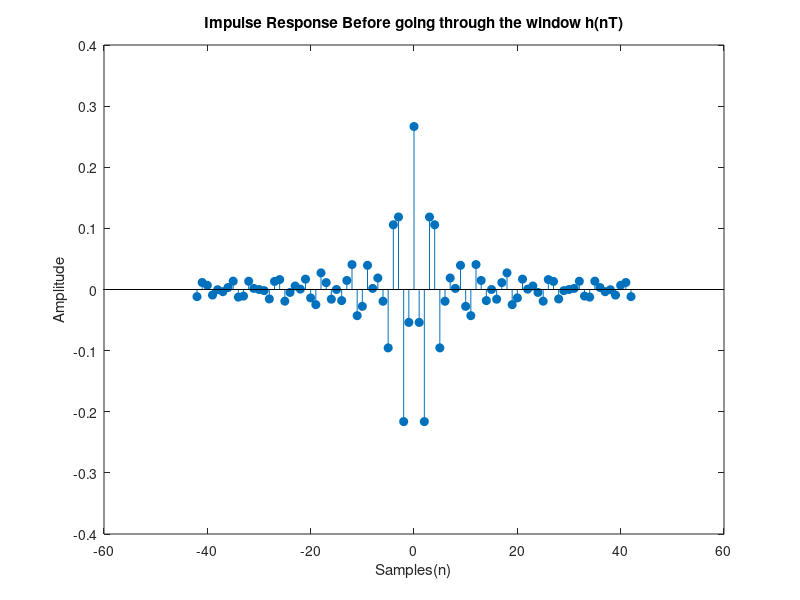
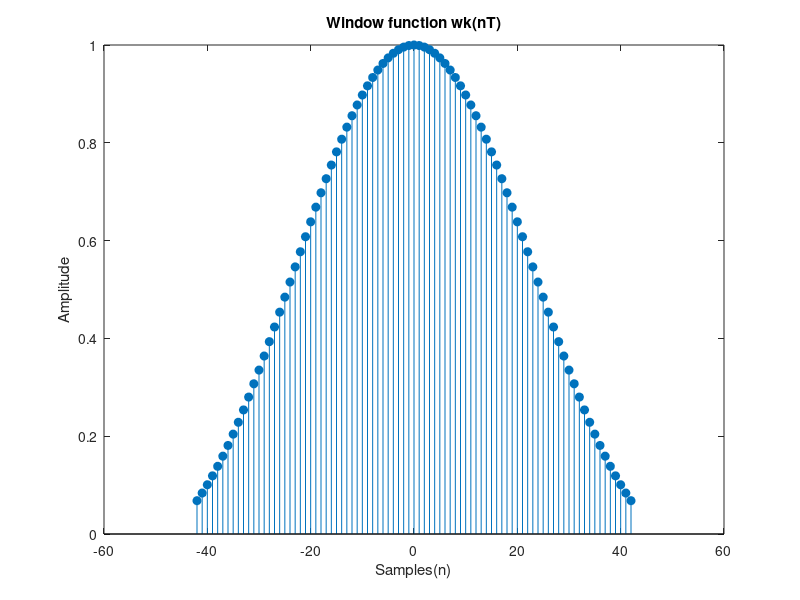

These charts were generated, in order, by the following MATLAB code: (Note: this script raises an error after producing the figures.)
%H.L.S.H Jayasundara
%160243D

close all;
clear all;
%% Specifications
A = 2;
B = 4;
C = 3;

TAp = 0.05+(0.01*A); %Maximum passband ripple
TAa = 40+B; %Minimum stopband Attenuation
wp1 = (C*100)+400; %Lower passband edge
wp2 = (C*100)+700; %Upper passband edge
wa1 = (C*100)+250; %Lower stopband edge
wa2 = (C*100)+800; %Upper stopband edge
ws = 2*((C*100)+ 1200); %Sampling frequency

deltaP = (10^(0.05*TAp)-1)/(10^(0.05*TAp)+1); 
deltaA = 10^(-0.05*TAa);
delta = min(deltaP,deltaA);
Bt = min((wp1-wa1),(wa2-wp2));
wc1 = wp1 - Bt/2;  %Lower cutoff
wc2 = wp2 + Bt/2;  %Upper cutoff

%% Actual Attenuation
Aa = -20*log10(delta);
Ap = 20*log10((delta+1)/(1-delta));

%% Calculating Alpha
if Aa <= 21
    Alpha = 0;
elseif (21 < Aa)&& (Aa<=50)
    Alpha = 0.5842*(Aa-21)^0.4 + 0.07886*(Aa-21);
else
    Alpha = 0.1102*(Aa-8.7);
end

%% Calculating D
if Aa <= 21
    D = 0.9222;
else
    D = (Aa - 7.95)/14.36 ;
end

%% Finding N
N = ceil(((ws*D)/Bt) + 1);
if rem(N,2)==0
    N = N+1;
end

%% Impulse Response
nlim = (N-1)/2;
T = (2*pi)/ws;
n = (1 : nlim);
hn = (sin(wc2*T*n)- sin(wc1*T*n))./(n*pi);
hn_0 = 2*(wc2-wc1)/ws;
hn = cat(2,fliplr(hn),hn_0,hn);

figure;
stem((-nlim:nlim), hn,'fill');
title('Impulse Response Before going through the window h(nT)');
xlabel('Samples(n)');
ylabel('Amplitude');


%% Window Generation
n = -(N-1)/2:1:(N-1)/2; % length of the filter
beta = Alpha*sqrt(1-(2*n/(N-1)).^2);
lim = 100;
Ialpha = 1;
for k=1:lim
    temp = ((1./factorial(k))*(Alpha/2).^k).^2;
    Ialpha = Ialpha+temp;
end
Ibeta = 1;
for k=1:lim
    temp = ((1./factorial(k))*(beta/2).^k).^2;
    Ibeta = Ibeta+temp;
end
wkn = Ibeta/Ialpha;
figure;
stem(n,wkn,'fill');
title('Window function wk(nT)');
xlabel('Samples(n)');
ylabel('Amplitude');%% Magnitude response of the filter

%% Filter

hFilter = hn.*wkn;
[h,f] = freqz(hFilter);
fvtool(hFilter);  

%% Magnitude response of the filter in the passband

h = 20*log10(abs(h));
w = f/T;
figure
s = round(length(w)/(ws/2)*wc1);
f = round((length(w)/(ws/2)*wc2));
wpass = w(s:f);  %frequencies in passband
hpass = h(s:f);  %magnitude response in passband
plot(wpass,hpass)
axis([-inf, inf, -0.1, 0.1]);
xlabel('Frequency (rad/s)')
ylabel('Magnitude (dB)')
title('Passband - Frequency Domain');

%% Filtering Signals
w1 = wc1/2;
w2 = (wc1+wc2)/2;
w3 = (ws/2 + wc2)/2;
n1 = 1:(1025 - N);
w = [w1 w2 w3];
xin = 0;
for w0=1:length(w)
   xin = xin + sin(w(w0).*n1.*T); %creating input signal
end
f1 = (1:1024)/1024*ws-ws/2;

Xjw = fft(xin,1024); %Input Response
Hjw = fft(hFilter,1024); %Filter response
Yjw = Xjw.*Hjw; %Filtered response
yout = ifft(Yjw); %Filtered Output
yo = sin(w2.*T.*(1:1024)); %Expected Output
Yojw = fft(yo,1024);
%% Time domain Representation

figure;
subplot(3,1,1) %Input Signal
stem(n1,xin);
axis([1 300 -3 3]);
title('Input signal (x(nT))');
xlabel('Samples (n)');
ylabel('Amplitude');

subplot(3,1,2)  %Output Signal
stem(f1,yout);
axis([1 300 -2 2]);
title('Output signal (y(nT))');
xlabel('Samples (n)');
ylabel('Amplitude');

subplot(3,1,3)  %Expected output signal
stem(f1,yo);
axis([1 300 -2 2]);
title('Expected Output signal (yo(nT))');
xlabel('Samples (n)');
ylabel('Amplitude');

%% Frequency domain Representation
figure;
Xk = fftshift(Xjw);
subplot(3,1,1);  %input signal
plot(f1,abs(Xk));
axis([-ws/2 ws/2 0 500]);
title('Input signal(X[k])');
ylabel('Amplitude');
xlabel('Frequency (rad/s)');

Yk = fftshift(Yjw);
subplot(3,1,2);  %output signal
plot(f1,abs(Yk));
title('Output signal(Y[k])');
xlabel('Frequency (rad/s)');
ylabel('Amplitude');
axis([-ws/2 ws/2 0 500]);

Yok = fftshift(Yojw);
subplot(3,1,3);  %expected output signal
plot(f1,abs(Yok));
title('Expected Output signal(Yo[k])');
xlabel('Frequency (rad/s)');
ylabel('Amplitude');
axis([-ws/2 ws/2 0 500]);
